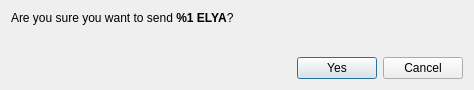
<?xml version="1.0" encoding="UTF-8"?>
<ui version="4.0">
 <class>ConfirmSendDialog</class>
 <widget class="QDialog" name="ConfirmSendDialog">
  <property name="windowModality">
   <enum>Qt::ApplicationModal</enum>
  </property>
  <property name="geometry">
   <rect>
    <x>0</x>
    <y>0</y>
    <width>474</width>
    <height>90</height>
   </rect>
  </property>
  <property name="windowTitle">
   <string>Confirm sending %1 ELYA</string>
  </property>
  <layout class="QVBoxLayout" name="verticalLayout">
   <item>
    <layout class="QVBoxLayout" name="verticalLayout_2">
     <item>
      <widget class="QLabel" name="m_confirmLabel">
       <property name="text">
        <string>&lt;html&gt;&lt;head/&gt;&lt;body&gt;&lt;p&gt;Are you sure you want to send &lt;strong&gt;%1 ELYA&lt;/strong&gt;?&lt;/p&gt;&lt;/body&gt;&lt;/html&gt;</string>
       </property>
       <property name="textFormat">
        <enum>Qt::RichText</enum>
       </property>
      </widget>
     </item>
     <item>
      <widget class="QLabel" name="m_paymentIdLabel">
       <property name="text">
        <string/>
       </property>
       <property name="textFormat">
        <enum>Qt::RichText</enum>
       </property>
      </widget>
     </item>
    </layout>
   </item>
   <item>
    <spacer name="verticalSpacer">
     <property name="orientation">
      <enum>Qt::Vertical</enum>
     </property>
     <property name="sizeHint" stdset="0">
      <size>
       <width>20</width>
       <height>40</height>
      </size>
     </property>
    </spacer>
   </item>
   <item>
    <layout class="QHBoxLayout" name="horizontalLayout_2">
     <item>
      <spacer name="horizontalSpacer">
       <property name="orientation">
        <enum>Qt::Horizontal</enum>
       </property>
       <property name="sizeHint" stdset="0">
        <size>
         <width>40</width>
         <height>20</height>
        </size>
       </property>
      </spacer>
     </item>
     <item>
      <widget class="QPushButton" name="m_okButton">
       <property name="text">
        <string>Yes</string>
       </property>
       <property name="icon">
        <iconset resource="../../resources.qrc">
         <normaloff>:/icons/transaction</normaloff>:/icons/transaction</iconset>
       </property>
      </widget>
     </item>
     <item>
      <widget class="QPushButton" name="m_cancelButton">
       <property name="text">
        <string>Cancel</string>
       </property>
       <property name="icon">
        <iconset resource="../../resources.qrc">
         <normaloff>:/icons/cancel</normaloff>:/icons/cancel</iconset>
       </property>
      </widget>
     </item>
    </layout>
   </item>
  </layout>
 </widget>
 <resources>
  <include location="../../resources.qrc"/>
 </resources>
 <connections>
  <connection>
   <sender>m_okButton</sender>
   <signal>clicked()</signal>
   <receiver>ConfirmSendDialog</receiver>
   <slot>accept()</slot>
   <hints>
    <hint type="sourcelabel">
     <x>500</x>
     <y>62</y>
    </hint>
    <hint type="destinationlabel">
     <x>276</x>
     <y>44</y>
    </hint>
   </hints>
  </connection>
  <connection>
   <sender>m_cancelButton</sender>
   <signal>clicked()</signal>
   <receiver>ConfirmSendDialog</receiver>
   <slot>reject()</slot>
   <hints>
    <hint type="sourcelabel">
     <x>417</x>
     <y>62</y>
    </hint>
    <hint type="destinationlabel">
     <x>276</x>
     <y>44</y>
    </hint>
   </hints>
  </connection>
 </connections>
</ui>
